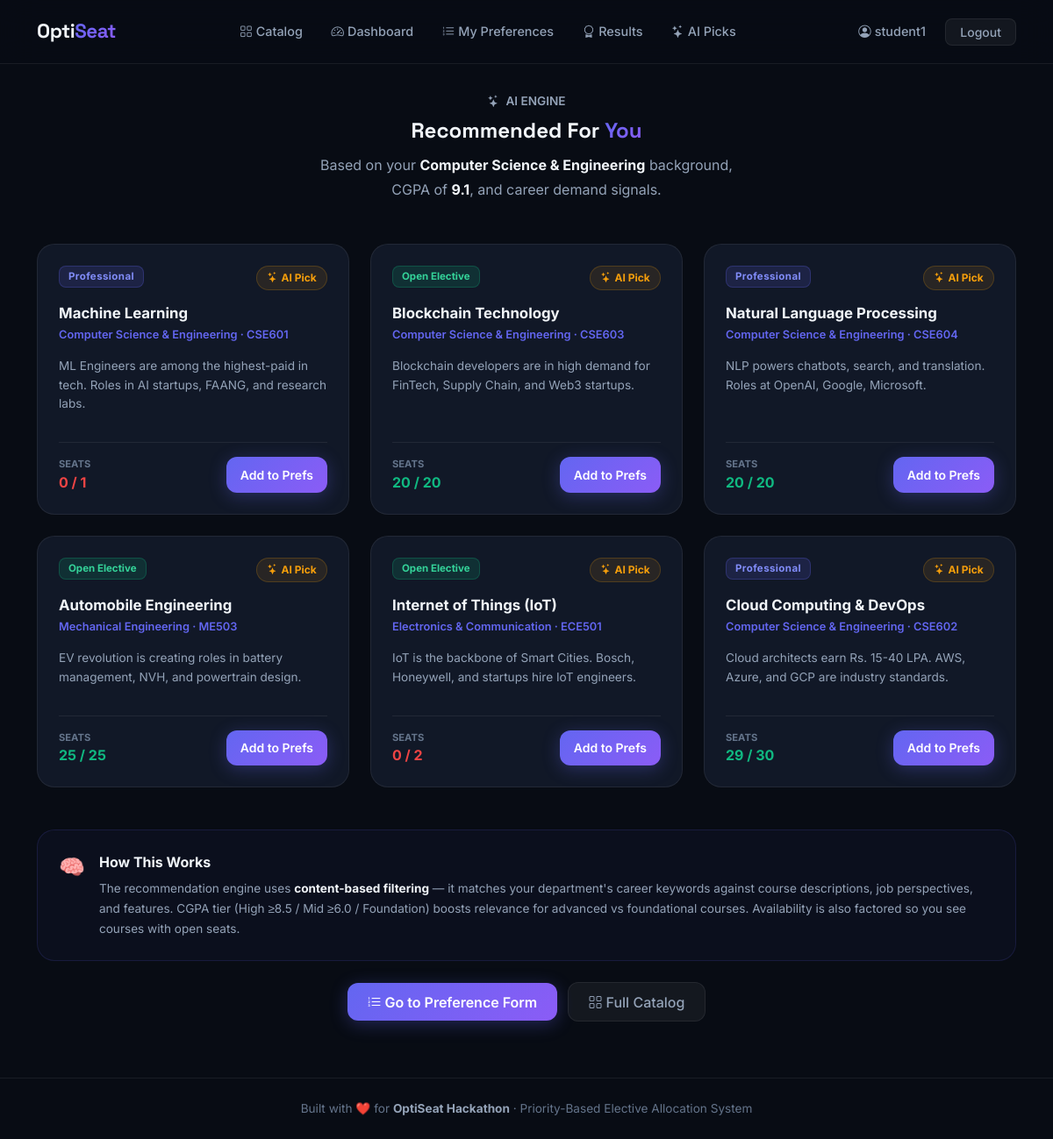
Page /recommendations/ (signed in) on the committed database.
### electives/models.py (models this page shows, shortened)
class Student(models.Model):
    user = models.OneToOneField(User, on_delete=models.CASCADE)
    department = models.ForeignKey(Department, on_delete=models.CASCADE)
    cgpa = models.FloatField(
        validators=[MinValueValidator(0.0), MaxValueValidator(10.0)],
        default=7.0
    )
    semester = models.PositiveIntegerField(default=6)
    full_name = models.CharField(max_length=100, blank=True)
    usn = models.CharField(max_length=20, blank=True)

class Department(models.Model):
    name = models.CharField(max_length=100)
    code = models.CharField(max_length=10, unique=True)

class Course(models.Model):
    name = models.CharField(max_length=200)
    code = models.CharField(max_length=20, unique=True)
    department = models.ForeignKey(Department, on_delete=models.CASCADE, related_name='courses')
    category = models.CharField(max_length=20, choices=CATEGORY_CHOICES)
    job_perspective = models.TextField()
    salient_features = models.TextField(blank=True)
    prerequisites = models.TextField(blank=True, default='None')
    is_open_elective = models.BooleanField(default=False)
    capacity = models.PositiveIntegerField(default=30)
    current_seats = models.PositiveIntegerField(default=0)
    @property
    def available_seats(self):
        return max(self.capacity - self.current_seats, 0)

### electives/views.py (the view)
# urls.py: path('recommendations/',  views.recommendations_view,name='recommendations'),
@login_required
def recommendations_view(request):
    student = get_student_or_none(request.user)
    if not student:
        return redirect('catalog')
    recs = get_recommendations(student, limit=6)
    return render(request, 'electives/recommendations.html', {
        'student': student,
        'recommendations': recs,
    })

### electives/views.py (called while the page is built)
def get_student_or_none(user):
    try:
        return user.student
    except Exception:
        return None

### templates/electives/recommendations.html (shortened to what this page needs)
{% extends 'base.html' %}
{% block content %}
<div class="container">
  <div class="text-center mb-5 fade-up">
    <div style="color:var(--muted2);font-size:.85rem;font-weight:600;margin-bottom:.6rem;"><i class="bi bi-stars me-1"></i> AI ENGINE</div>
    <h1 class="section-title">Recommended For <span class="text-grad">You</span></h1>
    <p style="color:var(--muted2);max-width:500px;margin:0 auto;margin-top:.7rem;line-height:1.7;">
      Based on your <strong style="color:var(--text);">{{ student.department.name }}</strong> background,
      CGPA of <strong style="color:var(--text);">{{ student.cgpa }}</strong>, and career demand signals.
    </p>
  </div>
  <div class="row g-4">
    {% for course in recommendations %}
    <div class="col-md-6 col-lg-4 fade-up" style="animation-delay:{{ forloop.counter0 }}00ms;">
      <div class="glass-card p-4 h-100 d-flex flex-column">
        <div class="d-flex justify-content-between align-items-start mb-3">
          {% if course.category == 'PROFESSIONAL' %}
            <span class="badge-pro">Professional</span>
          {% elif course.category == 'OPEN' %}
            <span class="badge-open">Open Elective</span>
          {% else %}
            <span class="badge-ability">Ability Enhn.</span>
          {% endif %}
          <div style="background:rgba(245,158,11,.1);border:1px solid rgba(245,158,11,.2);border-radius:100px;padding:.25rem .7rem;font-size:.75rem;font-weight:700;color:#F59E0B;">
            <i class="bi bi-stars me-1"></i>AI Pick
          </div>
        </div>
        <h4 style="font-weight:700;font-size:1.05rem;margin-bottom:.3rem;">{{ course.name }}</h4>
        <div style="color:var(--accent);font-size:.8rem;font-weight:600;margin-bottom:1rem;">
          {{ course.department.name }} · {{ course.code }}
        </div>
        <p style="color:var(--muted2);font-size:.85rem;line-height:1.6;flex-grow:1;">
          {{ course.job_perspective|truncatewords:20 }}
        </p>
        <div class="d-flex justify-content-between align-items-center mt-3 pt-3" style="border-top:1px solid var(--border);">
          <div>
            <div style="font-size:.7rem;color:var(--muted);font-weight:700;text-transform:uppercase;">Seats</div>
            <div style="font-weight:700;{% if course.available_seats < 3 %}color:var(--red){% else %}color:var(--green){% endif %};">
              {{ course.available_seats }} / {{ course.capacity }}
            </div>
          </div>
          <a href="{% url 'submit_preference' %}" class="btn btn-accent btn-sm px-3">Add to Prefs</a>
        </div>
      </div>
    </div>
    {% empty %}
    <div class="col-12 text-center py-5" style="color:var(--muted);">
      <div style="font-size:3rem;margin-bottom:1rem;">🤖</div>
      <h5 style="font-weight:600;">No recommendations generated yet</h5>
      <p style="font-size:.9rem;margin-top:.5rem;">Make sure your department profile is set up correctly.</p>
    </div>
    {% endfor %}
  </div>
  {% if recommendations %}
  <div class="glass-card p-4 mt-5 fade-up" style="background:rgba(99,102,241,.04);border-color:rgba(99,102,241,.15);">
    <div class="d-flex align-items-start gap-3">
      <div style="font-size:1.5rem;flex-shrink:0;">🧠</div>
      <div>
        <div style="font-weight:700;margin-bottom:.4rem;">How This Works</div>
        <p style="color:var(--muted2);font-size:.85rem;line-height:1.7;margin:0;">
          The recommendation engine uses <strong style="color:var(--text);">content-based filtering</strong> — it matches your
          department's career keywords against course descriptions, job perspectives, and features.
          CGPA tier (High ≥8.5 / Mid ≥6.0 / Foundation) boosts relevance for advanced vs foundational courses.
          Availability is also factored so you see courses with open seats.
        </p>
      </div>
    </div>
  </div>
  {% endif %}
  <div class="text-center mt-4 fade-up">
    <a href="{% url 'submit_preference' %}" class="btn btn-accent me-2">
      <i class="bi bi-list-ol me-1"></i>Go to Preference Form
    </a>
    <a href="{% url 'catalog' %}" class="btn btn-ghost">
      <i class="bi bi-grid me-1"></i>Full Catalog
    </a>
  </div>
</div>
{% endblock %}

### templates/base.html (shortened to what this page needs)
<!DOCTYPE html>
<html lang="en" data-theme="dark">
<head>
    <link href="https://cdn.jsdelivr.net/npm/bootstrap@5.3.2/dist/css/bootstrap.min.css" rel="stylesheet">
    <link href="https://cdn.jsdelivr.net/npm/bootstrap-icons@1.11.3/font/bootstrap-icons.css" rel="stylesheet">
</head>
<body>
<nav class="navbar navbar-expand-lg">
  <div class="container">
    <a class="navbar-brand" href="{% url 'landing' %}">Opti<span>Seat</span></a>
    <div class="collapse navbar-collapse" id="nav">
      <ul class="navbar-nav mx-auto gap-1">
        <li class="nav-item"><a class="nav-link" href="{% url 'catalog' %}"><i class="bi bi-grid me-1"></i>Catalog</a></li>
        {% if user.is_authenticated %}
          {% if not user.is_staff %}
            <li class="nav-item"><a class="nav-link" href="{% url 'student_dashboard' %}"><i class="bi bi-speedometer2 me-1"></i>Dashboard</a></li>
            <li class="nav-item"><a class="nav-link" href="{% url 'submit_preference' %}"><i class="bi bi-list-ol me-1"></i>My Preferences</a></li>
            <li class="nav-item"><a class="nav-link" href="{% url 'my_results' %}"><i class="bi bi-award me-1"></i>Results</a></li>
            <li class="nav-item"><a class="nav-link" href="{% url 'recommendations' %}"><i class="bi bi-stars me-1"></i>AI Picks</a></li>
          {% else %}
            <li class="nav-item"><a class="nav-link" href="{% url 'admin_dashboard' %}"><i class="bi bi-bar-chart-line me-1"></i>Admin Panel</a></li>
            <li class="nav-item"><a class="nav-link" href="{% url 'export_csv' %}"><i class="bi bi-download me-1"></i>Export CSV</a></li>
          {% endif %}
        {% endif %}
      </ul>
      <ul class="navbar-nav align-items-center gap-2">
        {% if user.is_authenticated %}
          <li class="nav-item">
            <span class="nav-link text-muted-custom pe-0">
              <i class="bi bi-person-circle me-1"></i>{{ user.username }}
            </span>
          </li>
          <li class="nav-item">
            <a href="{% url 'logout' %}" class="btn-ghost btn btn-sm rounded-3 py-1 px-3">Logout</a>
          </li>
        {% else %}
          <li class="nav-item">
            <a href="{% url 'login' %}" class="btn btn-accent btn-sm">Login →</a>
          </li>
        {% endif %}
      </ul>
    </div>
  </div>
</nav>
<div class="page-wrapper">
  {% block content %}{% endblock %}
</div>
<footer style="border-top:1px solid var(--border); padding: 1.5rem 0; text-align:center; color:var(--muted); font-size:.85rem;">
  <div class="container">
    Built with ❤️ for <strong style="color:var(--muted2)">OptiSeat Hackathon</strong> · Priority-Based Elective Allocation System
  </div>
</footer>
</body>
</html>

### rows in the picture
Student: department.name "Computer Science & Engineering", cgpa "9.1"
Course: category "Professional", name "Machine Learning", department.name "Computer Science & Engineering", code "CSE601", job_perspective "ML Engineers are among the highest-paid in tech. Roles in AI startups, FAANG, and research labs.", available_seats "0", capacity "1"
Course: category "Open Elective", name "Blockchain Technology", department.name "Computer Science & Engineering", code "CSE603", job_perspective "Blockchain developers are in high demand for FinTech, Supply Chain, and Web3 startups.", available_seats "20", capacity "20"
Course: category "Professional", name "Natural Language Processing", department.name "Computer Science & Engineering", code "CSE604", job_perspective "NLP powers chatbots, search, and translation. Roles at OpenAI, Google, Microsoft.", available_seats "20", capacity "20"
Course: category "Open Elective", name "Automobile Engineering", department.name "Mechanical Engineering", code "ME503", job_perspective "EV revolution is creating roles in battery management, NVH, and powertrain design.", available_seats "25", capacity "25"
Course: category "Open Elective", name "Internet of Things (IoT)", department.name "Electronics & Communication", code "ECE501", job_perspective "IoT is the backbone of Smart Cities. Bosch, Honeywell, and startups hire IoT engineers.", available_seats "0", capacity "2"
Course: category "Professional", name "Cloud Computing & DevOps", department.name "Computer Science & Engineering", code "CSE602", job_perspective "Cloud architects earn Rs. 15-40 LPA. AWS, Azure, and GCP are industry standards.", available_seats "29", capacity "30"

### other values in the picture
{{ user.username }} "student1"
